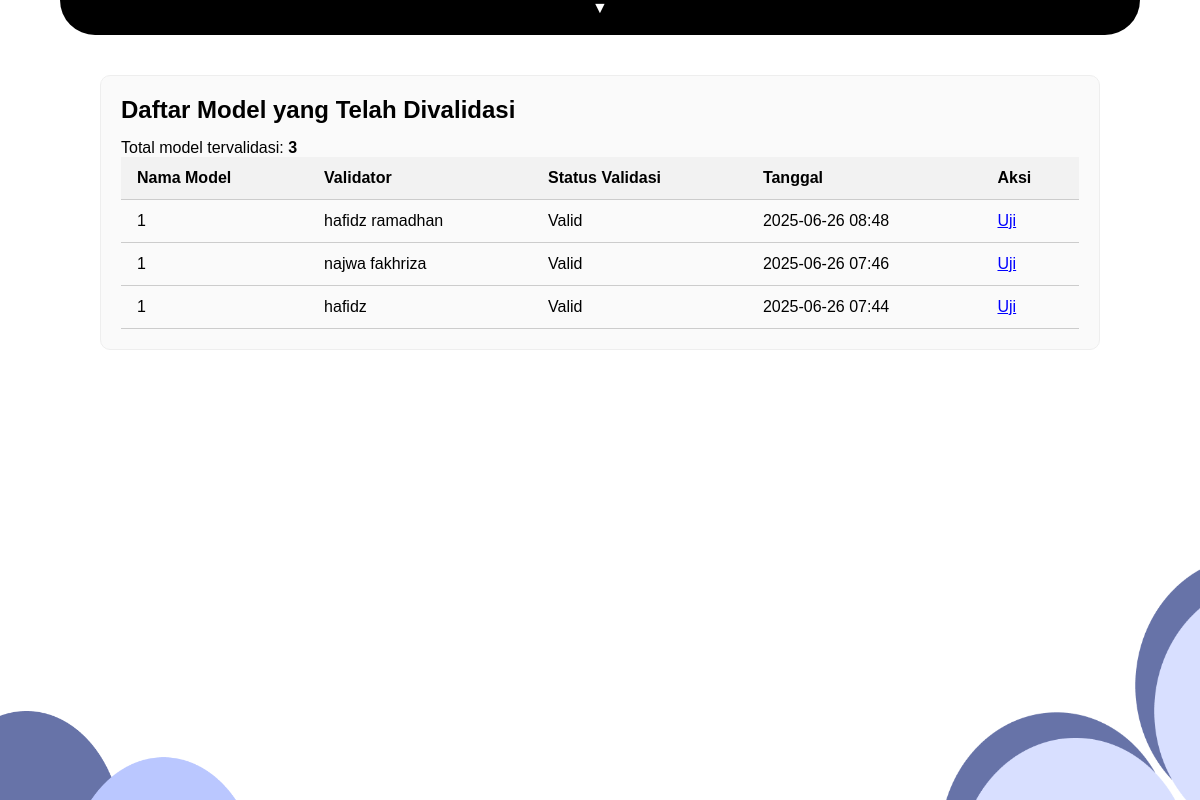
The app's page /ujiimplementasi/, older data.
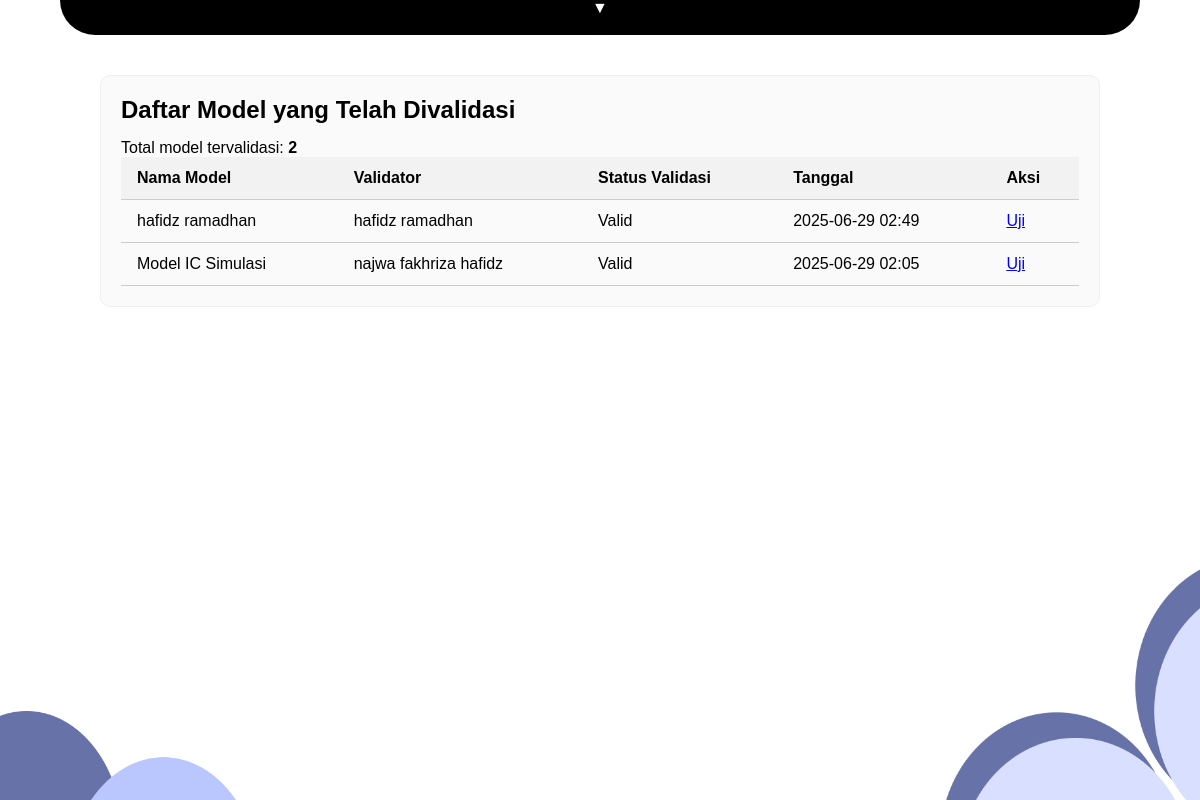
The same page, newer data.
### myapp/models.py (models this page shows, shortened)
class ValidasiModel(models.Model):
    model_terkait = models.ForeignKey(SystemImplementation, on_delete=models.CASCADE)
    validator = models.CharField(max_length=100)
    catatan = models.TextField(blank=True, null=True)
    status_validasi = models.CharField(max_length=50, choices=[("Valid", "Valid"), ("Perlu Revisi", "Perlu Revisi")])
    tanggal_validasi = models.DateTimeField(auto_now_add=True)

class SystemImplementation(models.Model):
    no = models.IntegerField()
    nama_model = models.CharField(max_length=100, default="default_model")
    status_project = models.CharField(max_length=50)
    sumber = models.CharField(max_length=50, default="SI")  # ⬅️ Tambahan ini WAJIB
    dokumentasi_model = models.URLField(
    help_text="Link ke dokumentasi model",
    blank=True,
    null=True
)
    laporan_model = models.FileField(upload_to='laporan/', null=True, blank=True, help_text="Upload PDF laporan model")
    timestamp = models.DateTimeField(auto_now_add=True)
    input_model = models.TextField(blank=True, null=True)
    output_model = models.TextField(blank=True, null=True)

### myapp/views.py (the view)
# urls.py: path('ujiimplementasi/', daftar_model_tervalidasi, name='daftar_model_tervalidasi'),
def daftar_model_tervalidasi(request):
    data_list = ValidasiModel.objects.filter(status_validasi="Valid").order_by('-tanggal_validasi')
    return render(request, 'ujiimplementasi/daftar_validasi.html', {'data_list': data_list})

### myapp/templates/ujiimplementasi/daftar_validasi.html (shortened to what this page needs)
{% load static %}
<!DOCTYPE html>
<html lang="en">
<head>
</head>
<body>
  <img src="{% static 'myapp/dekorkiri.png' %}" class="dekorasi-kiri" alt="Dekor kiri">
  <img src="{% static 'myapp/dekorkanan.png' %}" class="dekorasi-kanan" alt="Dekor kanan">
  <header class="navbar-wrapper">
    <div class="navbar-toggle" onclick="toggleNavbar()">
      <span id="toggle-icon">▼</span>
    </div>
  </header>
  <div class="log-container">
    <h2 style="margin-bottom: 15px;">Daftar Model yang Telah Divalidasi</h2>
    <p>Total model tervalidasi: <strong>{{ data_list|length }}</strong></p>
    <table>
      <thead>
  <tr>
    <th>Nama Model</th>
    <th>Validator</th>
    <th>Status Validasi</th>
    <th>Tanggal</th>
    <th>Aksi</th>
  </tr>
</thead>
<tbody>
  {% for item in data_list %}
  <tr>
    <td>{{ item.model_terkait.nama_model }}</td>
    <td>{{ item.validator }}</td>
    <td>{{ item.status_validasi }}</td>
    <td>{{ item.tanggal_validasi|date:"Y-m-d H:i" }}</td>
    <td><a href="{% url 'kirim_managements_ke_teman' %}">Uji</a></td>
  </tr>
  {% empty %}
  <tr><td colspan="5">Belum ada data validasi.</td></tr>
  {% endfor %}
</tbody>
    </table>
  </div>
</body>
</html>

Row changes from the older to the newer data that the page shows:
removed ValidasiModel: model_terkait.nama_model "1", validator "hafidz ramadhan", status_validasi "Valid", tanggal_validasi "2025-06-26 08:48"
removed ValidasiModel: model_terkait.nama_model "1", validator "najwa fakhriza", status_validasi "Valid", tanggal_validasi "2025-06-26 07:46"
removed ValidasiModel: model_terkait.nama_model "1", validator "hafidz", status_validasi "Valid", tanggal_validasi "2025-06-26 07:44"
added ValidasiModel: model_terkait.nama_model "hafidz ramadhan", validator "hafidz ramadhan", status_validasi "Valid", tanggal_validasi "2025-06-29 02:49"
added ValidasiModel: model_terkait.nama_model "Model IC Simulasi", validator "najwa fakhriza hafidz", status_validasi "Valid", tanggal_validasi "2025-06-29 02:05"
Text that changed along with them:
{{ data_list|length }}: "3" → "2"
